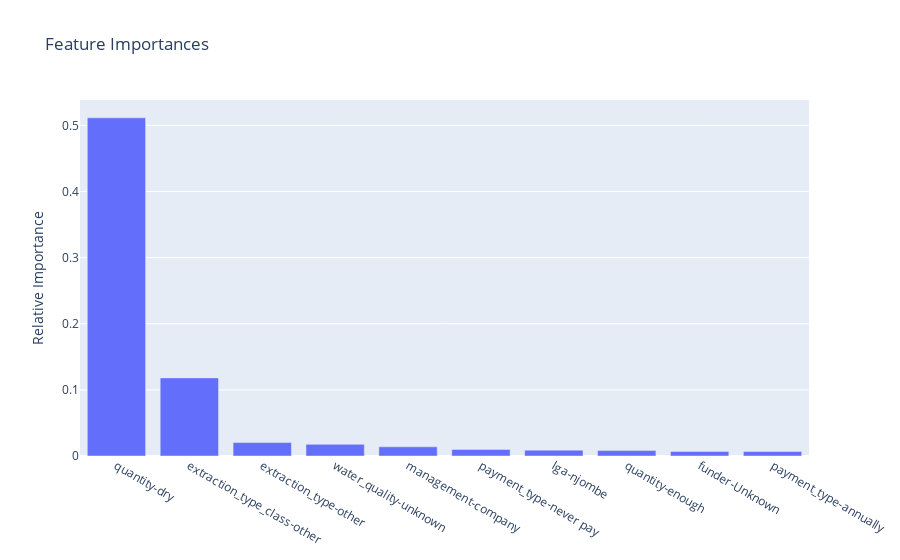

The notebook cell saved with this chart:
### Code cell
importances = pd.DataFrame({'feature': X_trans_names, 'importance': xgb_feature_importance}).sort_values('importance', ascending=False).reset_index(drop=True)

trace = go.Bar(x=importances.head(40).feature, y=importances.head(10).importance)

layout = go.Layout(title='Feature Importances',
                  yaxis=dict(title='Relative Importance'))

fig = go.Figure([trace], layout)
iplot(fig, filename='feature_importance.html')

### Figure 1 — Plotly figure (JSON) as saved in the notebook; plotly's stock layout.template omitted (floating-point values rounded to 4 significant figures)
{"data": [{"type": "bar", "x": ["quantity-dry", "extraction_type_class-other", "extraction_type-other", "water_quality-unknown", "management-company", "payment_type-never pay", "lga-njombe", "quantity-enough", "funder-Unknown", "payment_type-annually", "extraction_type-ksb", "extraction_type-mono", "lga-rungwe", "quantity-unknown", "basin-lake nyasa", "source_class-surface", "extraction_type_class-submersible", "scheme_management-water board", "source-rainwater harvesting", "source-spring", "lga-mbozi", "quantity-seasonal", "payment_type-unknown", "management-water board", "funder-government of tanzania", "management-private operator", "payment_type-per bucket", "source-dam", "extraction_type_class-gravity", "extraction_type_class-rope pump", "lga-kasulu", "source-other", "quantity-insufficient", "payment_type-monthly", "lga-OTHER", "extraction_type_class-motorpump", "scheme_management-wug", "funder-world bank", "extraction_type-nira/tanira", "basin-ruvuma / southern coast"], "y": [0.5115, 0.1181, 0.02028, 0.01759, 0.01393, 0.009991, 0.008873, 0.00819, 0.0069, 0.006706]}], "layout": {"title": {"text": "Feature Importances"}, "yaxis": {"title": {"text": "Relative Importance"}}}}
